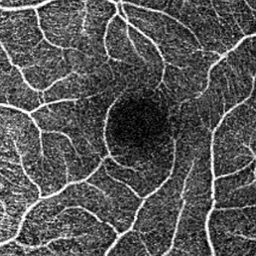
#> input picture data/FAZ/Domain1/train/imgs/019_N_26.png, 256 x 256 px; its folder holds 4 pictures in this run
$ jupyter execute --allow-errors intra_distance.ipynb
#> lines starting #> are read from the running program, lines starting #| are printed output that depends on the picture
[cell 1]
import numpy as np
from sklearn.manifold import TSNE
import matplotlib.pyplot as plt
from PIL import Image
import os
import math
from skimage import io

[cell 2]
# from skimage.metrics import mean_squared_error as mse

def MSE(img1,img2):
    mse = np.mean( (img1 - img2) ** 2 )
    return mse

[cell 3]
# from skimage.metrics import peak_signal_noise_ratio as psnr
def PSNR(img1, img2):
    mse = np.mean( (img1 - img2) ** 2 )
    if mse == 0:
        return 100
    PIXEL_MAX = 255.0
    return 20 * math.log10(PIXEL_MAX / math.sqrt(mse))

[cell 4]
# from skimage.metrics import structural_similarity as ssim
def SSIM(y_true , y_pred):
    u_true = np.mean(y_true)
    u_pred = np.mean(y_pred)
    var_true = np.var(y_true)
    var_pred = np.var(y_pred)
    std_true = np.sqrt(var_true)
    std_pred = np.sqrt(var_pred)
    R = 255
    c1 = np.square(0.01*R)
    c2 = np.square(0.03*R)
    ssim = (2 * u_true * u_pred + c1) * (2 * std_pred * std_true + c2)
    denom = (u_true ** 2 + u_pred ** 2 + c1) * (var_pred + var_true + c2)
    return ssim / denom

[cell 5]
from itertools import combinations

def calculate_intra_class_distance(images, distance_function):
    distances = [distance_function(image1, image2) for image1, image2 in combinations(images, 2)]
    return sum(distances) / len(distances)

ratio = 0.7

folders = ['../data/FAZ/Domain1/train/imgs']
for i in range(2, 6):
    folder = '../data/FAZ/Domain1/train/imgs_ratio_' + str(ratio) + '/toDomain' + str(i)
    folders.append(folder)
#> further down, img is the input picture: shape (256, 256, 3); min 0, max 255, mean 85.3


mse_distances = []
psnr_distances = []
ssim_distances = []

#> (the rest of this cell did not finish here and is left out)

#> in MSE, `mse = np.mean( (img1 - img2) ** 2 )`: mse = 104.6
    mse_distances.append(mse_distance)
    psnr_distance = calculate_intra_class_distance(images, PSNR)
    psnr_distances.append(psnr_distance)
    ssim_distance = calculate_intra_class_distance(images, SSIM)
#> in SSIM, `u_true = np.mean(y_true)`: u_true = 85.33
#> in SSIM, `u_pred = np.mean(y_pred)`: u_pred = 111.5
#> in SSIM, `u_pred = np.mean(y_pred)`:
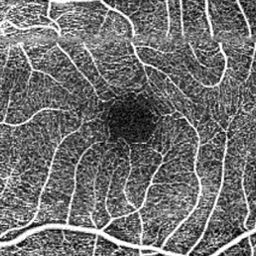
#> y_pred: shape (256, 256, 3); min 0, max 255, mean 111.5
#> in SSIM, `var_true = np.var(y_true)`: var_true = 2198.7
#> in SSIM, `var_pred = np.var(y_pred)`: var_pred = 2617.6
#> in SSIM, `std_true = np.sqrt(var_true)`: std_true = 46.89
#> in SSIM, `std_pred = np.sqrt(var_pred)`: std_pred = 51.16
#> in SSIM, `ssim = (2 * u_true * u_pred + c1) * (2 * std_pred * std_true + c2)`: ssim = 92467077.9
#> in SSIM, `denom = (u_true ** 2 + u_pred ** 2 + c1) * (var_pred + var_true + c2)`: denom = 96158243.4
#> in SSIM (call 2), `u_pred = np.mean(y_pred)`: u_pred = 95.16
#> in SSIM (call 2), `u_pred = np.mean(y_pred)`:
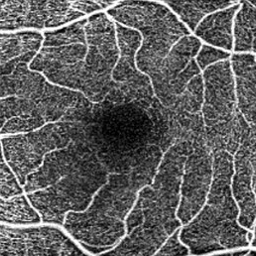
#> y_pred: shape (256, 256, 3); min 0, max 255, mean 95.2
#> in SSIM (call 2), `var_pred = np.var(y_pred)`: var_pred = 2553.3
#> in SSIM (call 2), `std_pred = np.sqrt(var_pred)`: std_pred = 50.53
#> in SSIM (call 2), `ssim = (2 * u_true * u_pred + c1) * (2 * std_pred * std_true + c2)`: ssim = 77940051.3
#> in SSIM (call 2), `denom = (u_true ** 2 + u_pred ** 2 + c1) * (var_pred + var_true + c2)`: denom = 78619671.2
#> in SSIM (call 3), `u_pred = np.mean(y_pred)`: u_pred = 137.5
#> in SSIM (call 3), `u_pred = np.mean(y_pred)`:
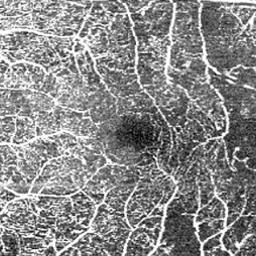
#> y_pred: shape (256, 256, 3); min 0, max 255, mean 137.5
#> in SSIM (call 3), `var_pred = np.var(y_pred)`: var_pred = 3034.7
#> in SSIM (call 3), `std_pred = np.sqrt(var_pred)`: std_pred = 55.09
#> in SSIM (call 3), `ssim = (2 * u_true * u_pred + c1) * (2 * std_pred * std_true + c2)`: ssim = 122670657.4
#> in SSIM (call 3), `denom = (u_true ** 2 + u_pred ** 2 + c1) * (var_pred + var_true + c2)`: denom = 138668700.7
    ssim_distances.append(ssim_distance)

    print(f"Domain{i+1}: MSE distance: {mse_distance}, PSNR distance: {psnr_distance}, SSIM distance: {ssim_distance}")

[cell 6]
def load_images_from_folder(folder):
    images = []
    for filename in os.listdir(folder):
        img = Image.open(os.path.join(folder, filename))
        if img is not None:
            img = img.resize((32, 32))
            img_array = np.array(img)
            images.append(img_array)
    return images

[cell 7]
folders = ['../data/FAZ/Domain1/train/imgs']
for i in range(2, 6):
    folder = '../data/FAZ/Domain1/train/imgs_ratio_' + str(ratio) + '/toDomain' + str(i)
    folders.append(folder)

all_images = []
domains = []
#> (the rest of this cell did not finish here and is left out)

#> in load_images_from_folder, `img = img.resize((32, 32))`:
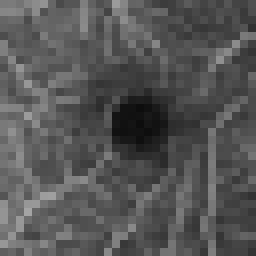
#> img: PIL image 32x32 RGB (shown 8 times larger); min 13, max 164, mean 85.3
    domains.extend([i+1]*len(images))
    all_images.extend(images)

flattened_images = np.array([img.flatten() for img in all_images])
tsne = TSNE(n_components = 2)
tsne_results = tsne.fit_transform(flattened_images)

unique_domains = np.unique(domains)
for domain in unique_domains:
    indices = [i for i, d in enumerate(domains) if d == domain]
    plt.scatter(tsne_results[indices, 0], tsne_results[indices, 1], label = 'Domain' + str(domain))

plt.legend()
plt.show()
